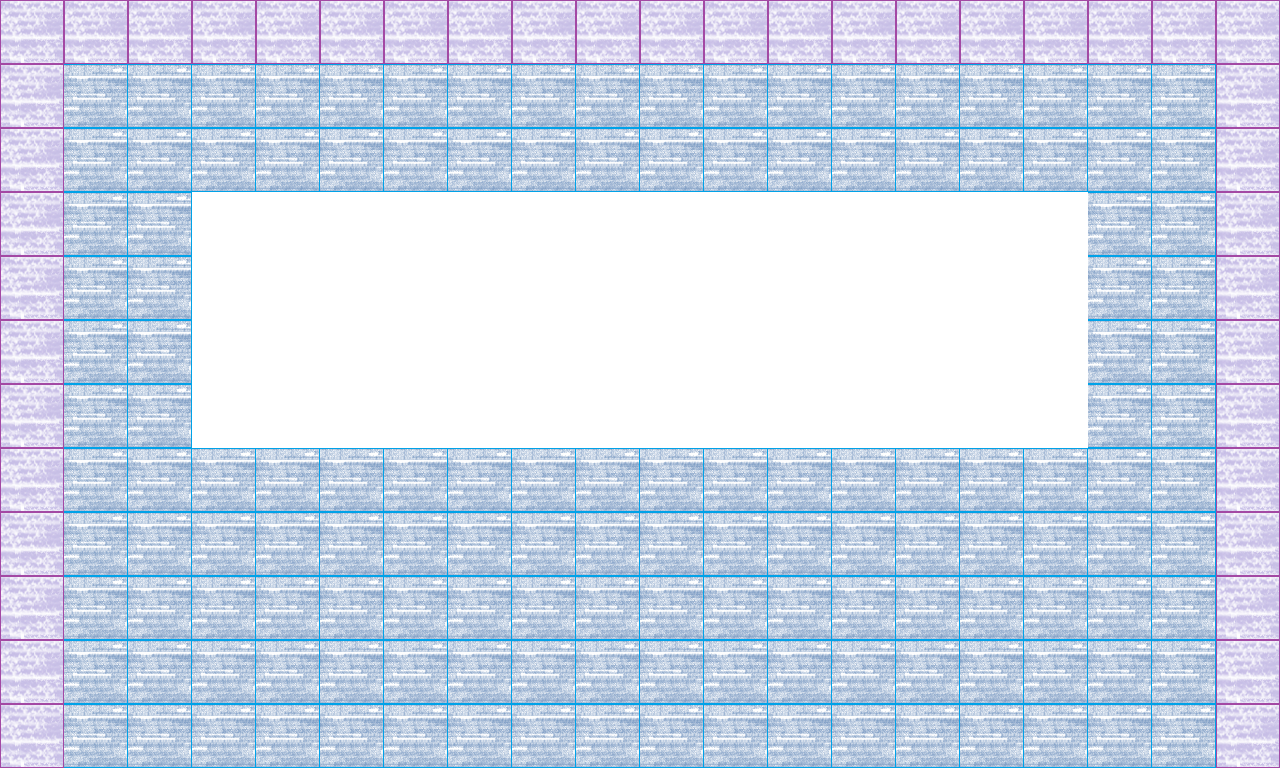

Rendered tile map (Tiled .tmx) drawn with the repository's tilesets; below, a short description and the map source with its tile grids summarised:
An orthogonal 20x12 tile map with 64x64 px tiles, 2 tile layers (Background, Objects), 2 tilesets and 6 objects (4x StaticColliders, Ball, PlayerPad).

<map version="1.0" orientation="orthogonal" renderorder="right-down" width="20" height="12" tilewidth="64" tileheight="64" nextobjectid="22">
 <tileset firstgid="1" name="Objects" tilewidth="64" tileheight="64" tilecount="16" columns="4">
  <image source="objects.png" trans="ffffff" width="256" height="256" />
 </tileset>
 <tileset firstgid="17" source="assets/tilemap.tsx" />
 <layer name="Background" width="20" height="12">
  <data>[240 cells, 240 non-empty, 2 distinct tile ids]</data>
 </layer>
 <layer name="Objects" width="20" height="12">
  <data>[240 cells, 28 non-empty, 4 distinct tile ids]</data>
 </layer>
 <objectgroup name="StaticColliders">
  <object id="3" name="Left" type="StaticColliders" x="0" y="0" width="64" height="768" />
  <object id="6" name="Right" type="StaticColliders" x="1216" y="0" width="64" height="768" />
  <object id="8" name="Top" type="StaticColliders" x="0" y="0" width="1280" height="64" />
  <object id="10" name="Bottom" type="StaticColliders" x="0" y="768" width="1280" height="64" />
 </objectgroup>
 <objectgroup name="DynamicObjects">
  <object id="15" name="Ball" type="Ball" gid="1" x="640" y="704" width="64" height="64" />
  <object id="21" name="PlayerPad" type="PlayerPad" gid="19" x="611" y="768" width="128" height="64" />
 </objectgroup>
</map>